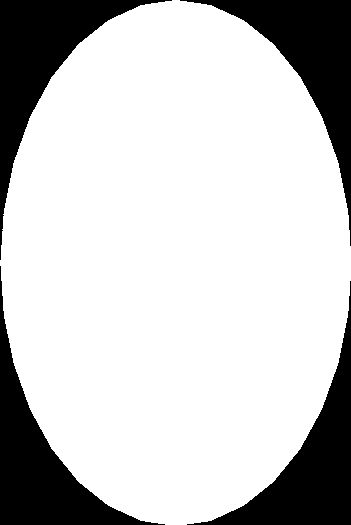
#> input picture top_view_images/long_cylinder_01_large.png, 351 x 525 px, found by its file name; the run also reads 1 picture not shown here
$ jupyter execute --allow-errors sliding_window_predicate_gt.ipynb
#> lines starting #> are read from the running program, lines starting #| are printed output that depends on the picture; after the words box and inside, x2 and y2 are one past the last pixel; in counts of white or black regions, pixels touching at a corner belong together
[cell 1]
# load and show an image with Pillow
from PIL import Image
from matplotlib import image
from matplotlib import pyplot
import matplotlib.patches as mpatches
from numpy import asarray
import numpy
import cv2 as cv
import math
from scipy import signal

# Open the image form working directory
#> (the rest of this cell did not finish here and is left out)

[cell 2]
# Is parent container ?
# [16 lines left out: function is_container, not called in this run]
#> (the rest of this cell did not finish here and is left out)

[cell 3]
# [22 lines left out: function image2nptemplate, not called in this run]

[cell 4]
def rotate_image(mat, angle):
    """
    Rotates an image (angle in degrees) and expands image to avoid cropping
    """

    height, width = mat.shape[:2] # image shape has 3 dimensions
    image_center = (width/2, height/2) # getRotationMatrix2D needs coordinates in reverse order (width, height) compared to shape

    rotation_mat = cv.getRotationMatrix2D(image_center, angle, 1.)

    # rotation calculates the cos and sin, taking absolutes of those.
    abs_cos = abs(rotation_mat[0,0])
    abs_sin = abs(rotation_mat[0,1])

    # find the new width and height bounds
    bound_w = int(height * abs_sin + width * abs_cos)
    bound_h = int(height * abs_cos + width * abs_sin)

    # subtract old image center (bringing image back to origo) and adding the new image center coordinates
    rotation_mat[0, 2] += bound_w/2 - image_center[0]
    rotation_mat[1, 2] += bound_h/2 - image_center[1]

    # rotate image with the new bounds and translated rotation matrix
    rotated_mat = cv.warpAffine(mat, rotation_mat, (bound_w, bound_h))
    return rotated_mat

[cell 5]
def create_parent_image(ori_parent_img, obj_in_img, dx, dy, theta, scale=117.2):
    # ori_parent_img: original top view from the template
    # obj_in_img: the object to be placed into the parent to create the image
    # dx: in 3D
    # dy: in 3D
    # theta: in 3D
    # scale: 3Dtopixel scale default 1.8m = 211 pixels -> 1m = 211/1.8 or 117.2
    ori_parent_img_clone = ori_parent_img.copy()
    obj_in_img_clone = obj_in_img.copy()
    di = - dx * scale
    dj = - dy * scale


    # Rotate obj_in_img to theta
    rot_obj_in_img_clone = rotate_image(obj_in_img_clone, theta)
    pyplot.imshow(obj_in_img_clone)
    pyplot.show()
    pyplot.imshow(rot_obj_in_img_clone)
    pyplot.show()

    # Overlay on top of the ori_parent_img_clone and move it to di and dj
    (row_p, col_p, d_p) = ori_parent_img_clone.shape
    (row_c, col_c, d_p) = rot_obj_in_img_clone.shape
    pix_i_left_top = int(col_p*0.5 - col_c*0.5 + di)
    pix_j_left_top = int(row_p*0.5 - row_c*0.5 + dj)

    print(col_p, row_p)
    print(col_c, row_c)
    print(pix_i_left_top, pix_j_left_top)
    for c in range(col_c):
        for r in range(row_c):
            k = rot_obj_in_img_clone[r, c]
            if k[0] > 0:
                ori_parent_img_clone[pix_j_left_top+r, pix_i_left_top+c] = k

    pyplot.imshow(ori_parent_img_clone)
    pyplot.show()
    cv.imwrite('../sample_overlayed_parent.png', ori_parent_img_clone)
    return ori_parent_img_clone

[cell 6]
def preprocess_image_sizes(parent_im, child_im):
    #Find the diagonal pixels of the child_im
    (rows, cols, d) = child_im.shape
    diag_pixels = int(math.sqrt(rows ** 2 + cols ** 2))
    print(rows, cols)
    print(diag_pixels)

    (rows_p, cols_p, d_p) = parent_im.shape
    print(rows_p, cols_p)

    #Add pixels as buffer
    diag_pixels = diag_pixels + max(rows, cols) + 50

    if (diag_pixels > rows_p) or (diag_pixels > cols_p):
        #Create a blank image
        super_parent = numpy.zeros((diag_pixels, diag_pixels, d), numpy.uint8)
        (rows_sp, cols_sp, d_sp) = super_parent.shape
        print(rows_sp, cols_sp)

        #Add the parent to the center
        r_start = int(rows_sp * 0.5 - rows_p * 0.5)
        c_start = int(cols_sp * 0.5 - cols_p * 0.5)
        for r in range(rows_p):
            for c in range(cols_p):
                super_parent[r_start + r, c_start + c] = parent_im[r, c]

        pyplot.imshow(parent_im)
        pyplot.show()
        pyplot.imshow(super_parent)
        pyplot.show()

        return super_parent
    else:
        return parent_im

[cell 7]
parent_image = cv.imread('../top_view_images/long_cylinder_01_large.png')
#> parent_image is the input picture: shape (525, 351, 3); 78.3% white; 4 black regions, box (x1, y1, x2, y2) and area: (0, 0, 172, 260) 10212, (0, 266, 165, 525) 10031, (180, 0, 351, 246) 9945, (187, 281, 351, 525) 9771
child_image = cv.imread('../top_view_images/cube_01_large.png')
parent_image = preprocess_image_sizes(parent_image, child_image)
#| 315 315
#| 445
#| 525 351
#| 810 810
#> after the loop in preprocess_image_sizes, `for r in range(rows_p):`:
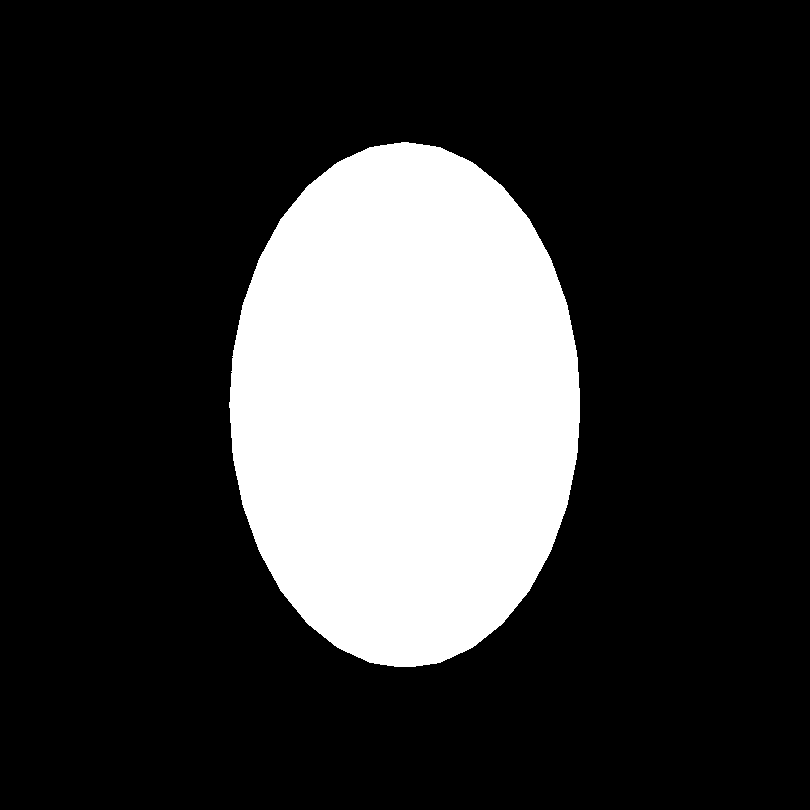
#> super_parent: shape (810, 810, 3); 22% white; 1 white region, box (x1, y1, x2, y2) and area: (229, 142, 580, 667) 144316
create_parent_image(parent_image, child_image, -0.66, -0.104, 116.8)
#> in rotate_image, `rotated_mat = cv.warpAffine(mat, rotation_mat, (bound_w, bound_h))`:
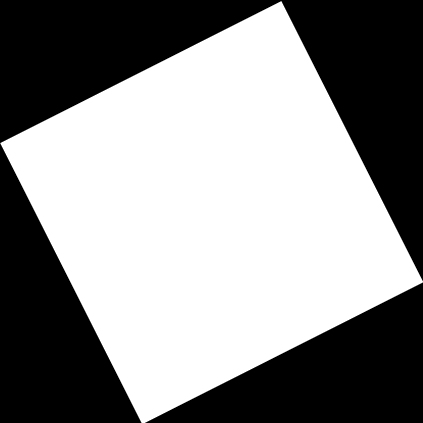
#> rotated_mat: shape (423, 423, 3); min 0, max 255, mean 141.4
#| 810 810
#| 423 423
#| 270 205
#> after the loop in create_parent_image, `for c in range(col_c):`:
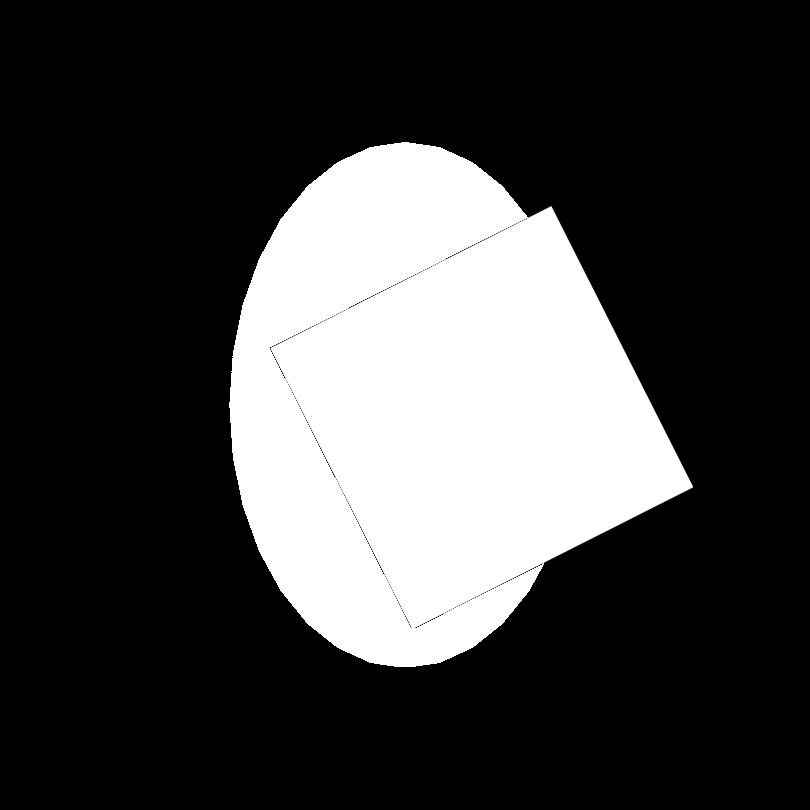
#> ori_parent_img_clone: shape (810, 810, 3); 3.21% of pixels changed, all inside (x1, y1, x2, y2) = (270, 205, 693, 628)

[cell 8]
# [30 lines left out: function can_contain, not called in this run]

[cell 9]
parent_image = cv.imread('../top_view_images/ellipse_container_01_large.png')
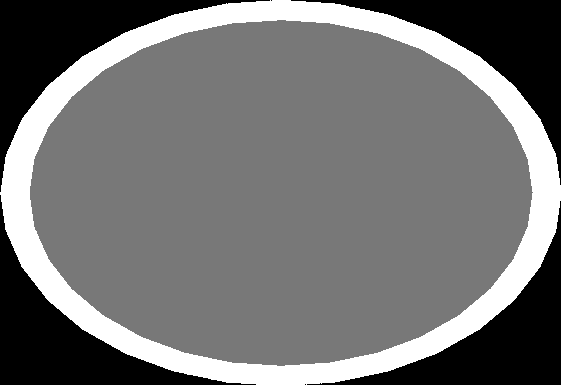
#> input picture top_view_images/ellipse_container_01_large.png, 561 x 385 px, found by its file name
#> parent_image is the input picture: shape (385, 561, 3); min 0, max 255, mean 115
child_image = cv.imread('../top_view_images/cube_container_01_large.png')
print(numpy.unique(asarray(parent_image)))
#| [  0 120 255]

# [4 lines of commented-out code are left out]

#> (the rest of this cell did not finish here and is left out)

print(rotated_child.shape)
print(numpy.unique(asarray(rotated_child)))
pyplot.imshow(rotated_child)
parent_np = image2nptemplate(parent_image, True)
child_np = image2nptemplate(rotated_child, False)
